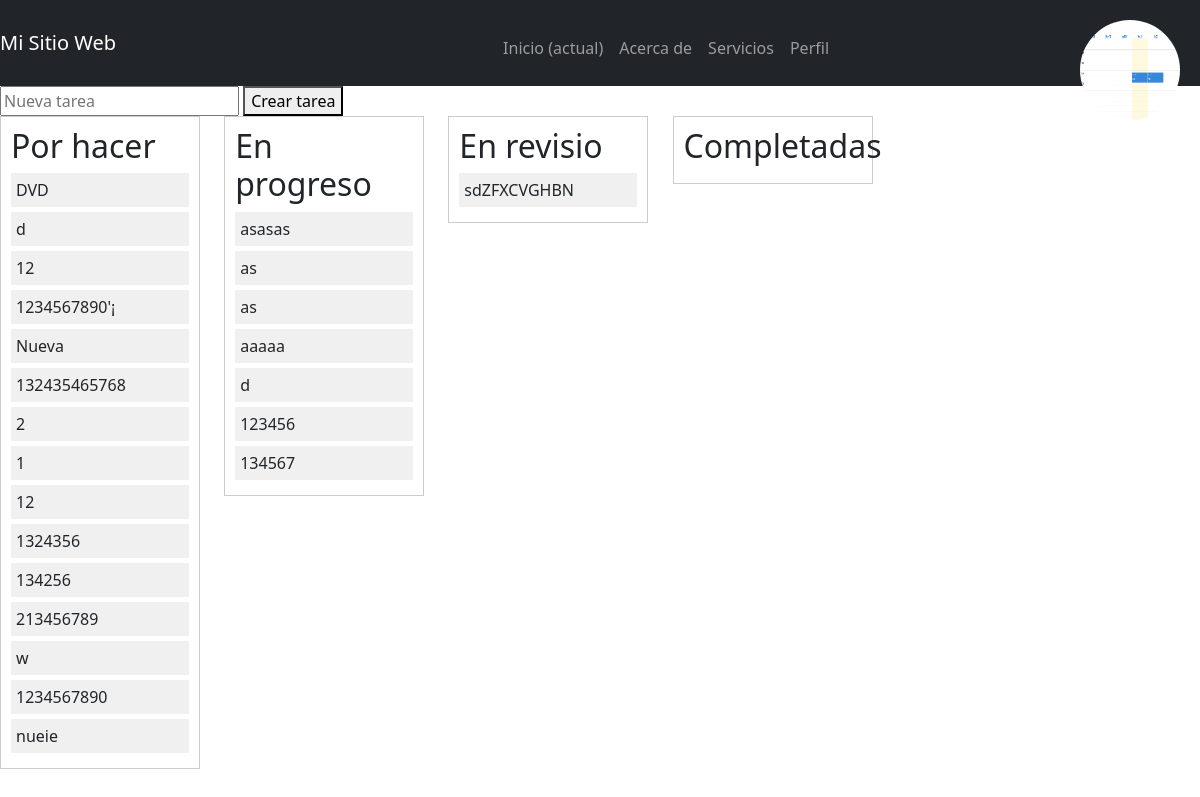
The page /Vista/tascas.php?id=35 (signed in) on the database its author committed.
### tables this page shows
CREATE TABLE IF NOT EXISTS `tasques` (
  `id` int(11) NOT NULL AUTO_INCREMENT,
  `id_projecte` int(11) NOT NULL,
  `descripcio` varchar(255) NOT NULL,
  `estat` enum('Por hacer','En progres','En revisio','Completades') NOT NULL,
  PRIMARY KEY (`id`),
  KEY `id_projecte` (`id_projecte`)
);

### Model/mainfunction.php (called while the page is built, shortened)
<?php
function connexio(){
    $dbname = 'projecte';
    $username = 'root';
    $password = 'final';
    $connexio = new PDO("mysql:host=db;dbname=$dbname", $username, $password);
    return $connexio;
}
function obtenerImagenPerfil($email) {
    $connexio = connexio();
    $statement = $connexio->prepare("SELECT imatge FROM usuaris WHERE email = ?");
    $statement->bindParam(1, $email);
    $statement->execute();
    $resultado = $statement->fetch(PDO::FETCH_ASSOC);
    if ($resultado && isset($resultado['imatge']) && !empty($resultado['imatge'])) {
        return $resultado['imatge'];
    } else {
        return null;
    }
}
?>

### Vista/tascas.php (the view, shortened to what this page needs)
<?php
require '../Model/mainfunction.php';
$connexio = connexio();
$proyectoId = $_GET['id'];
$sql = "SELECT * FROM tasques WHERE id_projecte = ?";
$statement = $connexio->prepare($sql);
$statement->execute([$proyectoId]);
$tareas = $statement->fetchAll(PDO::FETCH_ASSOC);
?>
<!DOCTYPE html>
<html lang="en">
<head>
<link href="https://cdn.jsdelivr.net/npm/bootstrap@5.3.3/dist/css/bootstrap.min.css" rel="stylesheet">
</head>
<body>
<nav class="navbar navbar-expand-lg navbar-dark bg-dark">
  <a class="navbar-brand" href="#">Mi Sitio Web</a>
  <div class="collapse navbar-collapse" id="navbarSupportedContent">
    <ul class="navbar-nav mr-auto">
      <li class="nav-item active">
        <a class="nav-link" href="#">Inicio <span class="sr-only">(actual)</span></a>
      </li>
      <li class="nav-item">
        <a class="nav-link" href="#">Acerca de</a>
      </li>
      <li class="nav-item">
        <a class="nav-link" href="#">Servicios</a>
      </li>
      <li class="nav-item">
        <a class="nav-link" href="../Controlador/perfil.php">Perfil</a>
      </li>
      <div style="position: absolute; top: 20px; right: 20px;">
            <?php
            $imagen_perfil = obtenerImagenPerfil($_SESSION['email']);
            if($imagen_perfil) {
                echo '<img src="' . $imagen_perfil . '" alt="Imagen de perfil" style="width: 100px; height: 100px; border-radius: 50%;">';
            } else {
                echo '<img src="default_profile_image.jpg" alt="Imagen de perfil por defecto" style="width: 100px; height: 100px; border-radius: 50%;">';
            }
            ?>
        </div>
    </ul>
  </div>
</nav>
<form id="newTaskForm">
        <input type="text" id="newTaskInput" placeholder="Nueva tarea">
        <button type="submit">Crear tarea</button>
    </form>
    <div class="column" id="Por hacer">
        <h2>Por hacer</h2>
        <?php
    foreach ($tareas as $tarea) {
        if ($tarea['estat'] === 'Por hacer') {
            echo "<div id='{$tarea['id']}' class='task' draggable='true'>{$tarea['descripcio']}</div>";
        }
    }
    ?>
    </div>
    <div class="column" id="En progres">
        <h2>En progreso</h2>
        <?php
    foreach ($tareas as $tarea) {
        if ($tarea['estat'] === 'En progres') {
            echo "<div id='{$tarea['id']}' class='task' draggable='true'>{$tarea['descripcio']}</div>";
        }
    }
    ?>
    </div>
    <div class="column" id="En revisio">
        <h2>En revisio</h2>
        <?php
    foreach ($tareas as $tarea) {
        if ($tarea['estat'] === 'En revisio') {
            echo "<div id='{$tarea['id']}' class='task' draggable='true'>{$tarea['descripcio']}</div>";
        }
    }
    ?>
    </div>
    <div class="column" id="Completades">
        <h2>Completadas</h2>
    </div>
</body>
</html>

### Vista/tascas.php (style rules this page uses)
.column { width: 200px; display: inline-block; vertical-align: top; margin-right: 20px; border: 1px solid #ccc; padding: 10px; }
.task { margin-bottom: 5px; padding: 5px; background-color: #f0f0f0; cursor: pointer; }
ul { list-style-type: none; padding: 0; margin: 20px auto; max-width: 600px; }
li { margin-bottom: 10px; }
li a { text-decoration: none; color: #333; display: block; padding: 10px; border: 1px solid #ccc; border-radius: 5px; transition: background-color 0.3s ease; }

### rows shown on the page
tasques: descripcio "DVD"
tasques: descripcio "d"
tasques: descripcio "12"
tasques: descripcio "1234567890'¡"
tasques: descripcio "Nueva"
tasques: descripcio "132435465768"
tasques: descripcio "2"
tasques: descripcio "1"
tasques: descripcio "12"
tasques: descripcio "1324356"
tasques: descripcio "134256"
tasques: descripcio "213456789"
tasques: descripcio "w"
tasques: descripcio "1234567890"
tasques: descripcio "nueie"
tasques: descripcio "asasas"
tasques: descripcio "as"
tasques: descripcio "as"
tasques: descripcio "aaaaa"
tasques: descripcio "d"
tasques: descripcio "123456"
tasques: descripcio "134567"
tasques: descripcio "sdZFXCVGHBN"
